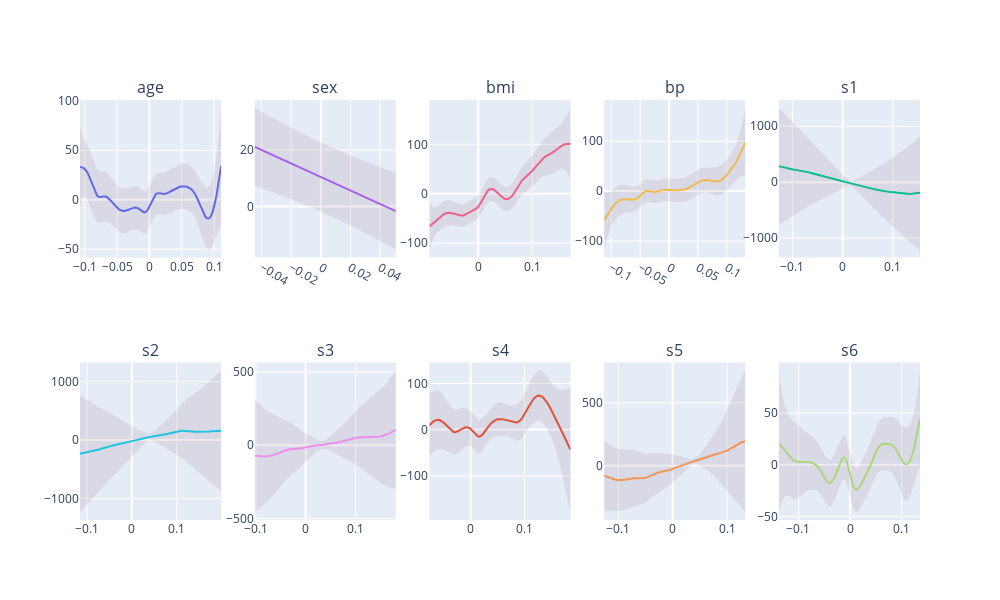

The code cell stored with this chart in its notebook:
### Code cell
fig = make_subplots(rows=2, cols=5, subplot_titles=original_X.columns)

for i in range(10):
    if i > 4:
        col = i - 5 + 1
    else:
        col = i + 1

    XX = model.generate_X_grid(term=i)

    x = XX[:, i]
    y = model.partial_dependence(term=i, X=XX, width=.95)[0]
    confidence = model.partial_dependence(term=i, X=XX, width=.95)[1]

    lower = confidence[:,0]
    upper = confidence[:,1]

    fig.add_trace(
        go.Scatter(x=x, y=y),
        row=i//5 + 1, col=col)

    fig.add_trace(
        go.Scatter(x=x, y=upper, fillcolor='rgba(0,100,80,0.2)', line=dict(width=0),),
        row=i//5 + 1, col=col)
    
    fig.add_trace(
        go.Scatter(x=x, y=lower, fillcolor='rgba(100,50,80,0.1)', fill='tonexty',line=dict(width=0),),
        row=i//5 + 1, col=col)

fig.update_layout(height=600, width=1000)
fig.update_layout(showlegend=False)
fig.show()
